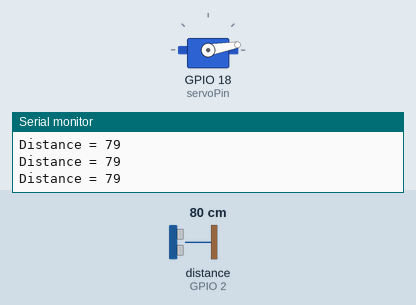
Simulated run of this sketch. Board: ESP32. Shown: servo, the last lines printed to the serial monitor. Wiring (inferred from the names in the program): ultrasonic range finder: trigger GPIO 4; echo GPIO 2. Inputs (shaded band) come from the test bench; at power-on: distance to the obstacle (sensor on GPIO 2) 80 cm. The echo pulse lasts 58.3 µs per cm; WiFi joins after 1.5 s; servers stay silent unless stated.

Above: at 3.0 s.
3.1 s: distance to the obstacle (sensor on GPIO 2) set to 2 cm
At 4.78 s:
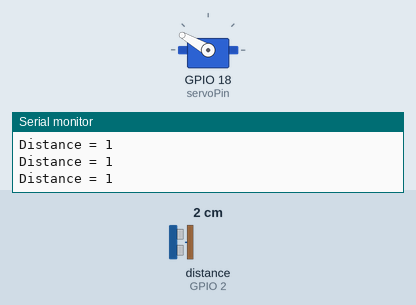
6.1 s: distance to the obstacle (sensor on GPIO 2) set to 120 cm
At 6.15 s:
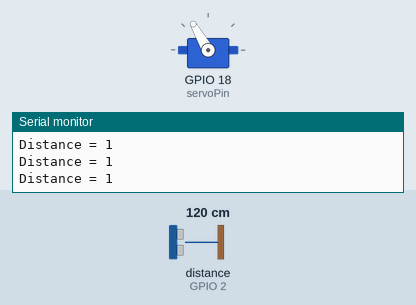
9.1 s: distance to the obstacle (sensor on GPIO 2) set to 4 cm
At 9.86 s:
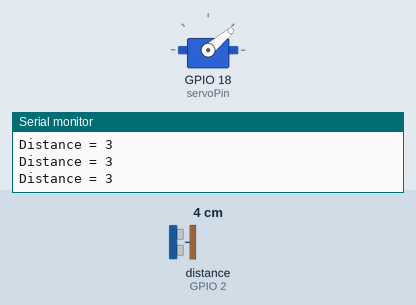
Timing chart, 0 to 18.1 s (numbered marks = the images above; inputs shaded):
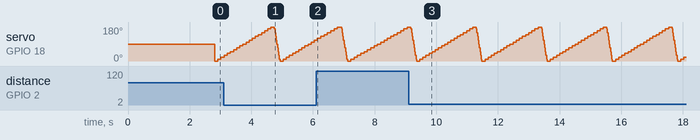

The sketch:

sketch_nov1b.ino
```cpp
/* Comment this out to disable prints and save space */
#define BLYNK_PRINT Serial

/* Fill in information from Blynk Device Info here */
#define BLYNK_TEMPLATE_ID           "TMPxxxxxx"
#define BLYNK_TEMPLATE_NAME         "ESP32"
#define BLYNK_AUTH_TOKEN            "HqRnzwSxTvgkD-eVrh1tT0gZAHvOCkBs"

#include <WiFi.h>
#include <WiFiClient.h>
#include <BlynkSimpleEsp32.h>

#include <Servo_ESP32.h>

#define trig 4 // Replace with the correct GPIO pin number for the trigger pin
#define echo 2 // Replace with the correct GPIO pin number for the echo pin


long duration;
int distance;

static const int servoPin = 18; //printed G14 on the board

Servo_ESP32 servo1;

int angle =0;
int angleStep = 10;

int angleMin =0;
int angleMax = 180;

char auth[] = "HqRnzwSxTvgkD-eVrh1tT0gZAHvOCkBs"; // Use the BLYNK_AUTH_TOKEN you defined

// Your WiFi credentials.
// Set the password to "" for open networks.
char ssid[] = "Amshu GT 2";
char pass[] = "Amshu@399";

BlynkTimer timer;
BlynkTimer turn;
WidgetLCD lcd(V1);

void setup()
{
  pinMode(trig, OUTPUT);  // Sets the trigPin as an Output
  pinMode(echo, INPUT);   // Sets the echoPin as an Input
  Serial.begin(9600);

  servo1.attach(servoPin);

  Blynk.begin(auth, ssid, pass,IPAddress(117,236,190,213),8080); // Change the IP address to "blynk-cloud.com" and remove IPAdress

  // Setup a function to be called every second
  timer.setInterval(100L, sendSensor);
  turn.setInterval(1000L, rotate);
}

void loop()
{
  Blynk.run();
  timer.run();
  turn.run();
  timer.run();
}

void rotate()
{
  for(int angle = 0; angle <= angleMax; angle +=angleStep) {
        servo1.write(angle);
        timer.run();
        // Serial.println(angle);
        delay(100);
    }
    timer.run();

    for(int angle = 180; angle >= angleMin; angle -=angleStep) {
        servo1.write(angle);
        timer.run();
        // Serial.println(angle);
        delay(10);
        timer.run();
    }

}

void sendSensor()
{
  digitalWrite(trig, LOW);   // Makes trigPin low
  delayMicroseconds(2);       // 2 microsecond delay

  digitalWrite(trig, HIGH);  // trigPin high
  delayMicroseconds(2);      // trigPin high for 10 microseconds
  digitalWrite(trig, LOW);   // trigPin low

  duration = pulseIn(echo, HIGH);   // Read echo pin, time in microseconds
  distance = duration * 0.034 / 2;   // Calculating actual/real distance

  Serial.print("Distance = ");        // Output distance on the Arduino serial monitor
  Serial.println(distance);

  Blynk.virtualWrite(V0, distance);

  lcd.print(0, 0, "Distance: " + String(distance) + "cm  "); // Update LCD widget with distance
}
```
